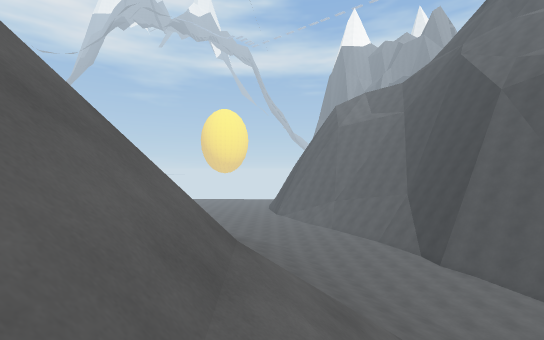
View 1 (above)

16 first-person views from a walk through a scene from a Unity 3-D project. The camera is 1.4 m above the floor, looks level and sees 90° across. The floor is counted in squares, 1.59 m on a side. Each view is taken from the middle of a square. On the plan, view 1 faces up. The plan holds only what a view shows up to about 11 squares ahead; the rest is blank. The place goes on beyond the plan. The player character is not drawn. Some animated figures are not drawn. Some surface patterns are stand-ins.

View 2
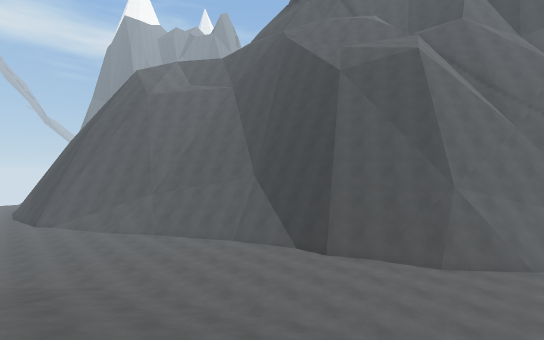

View 3
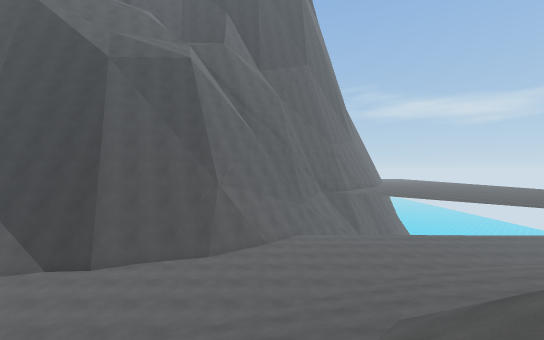

View 4
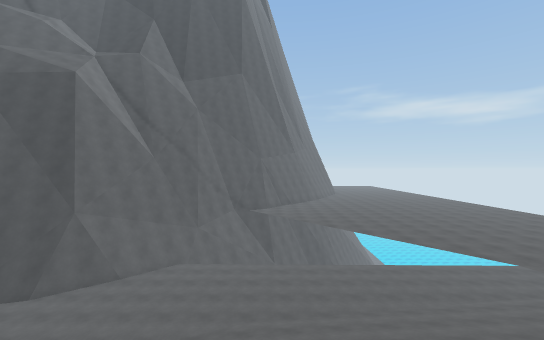

View 5
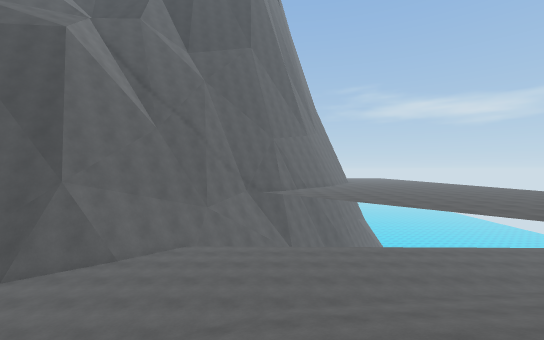

View 6
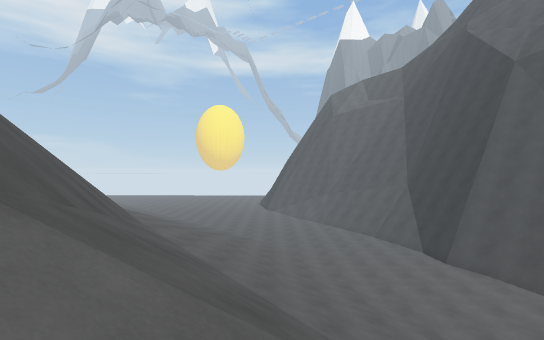

View 7
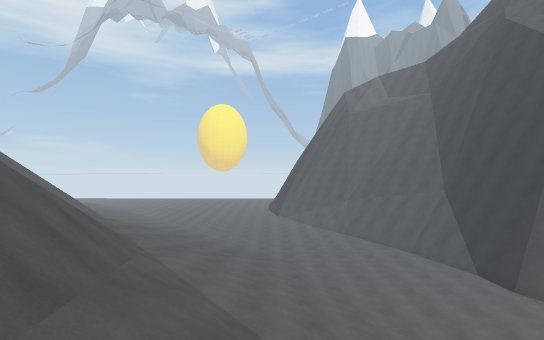

View 8
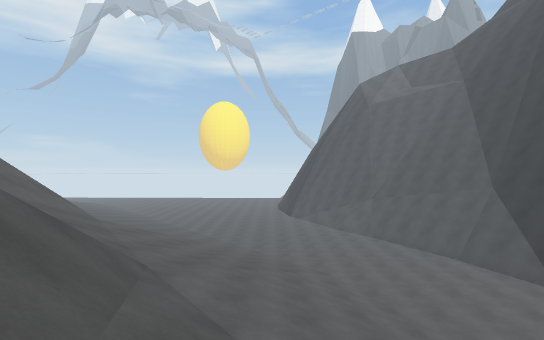

View 9
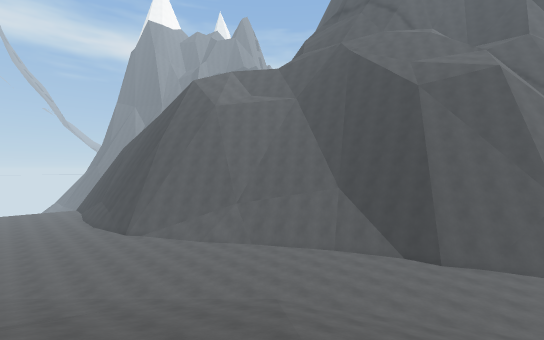

View 10
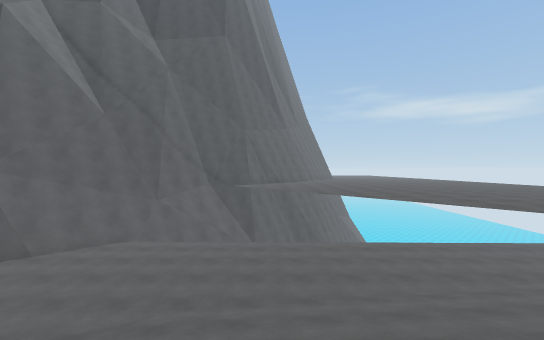

View 11
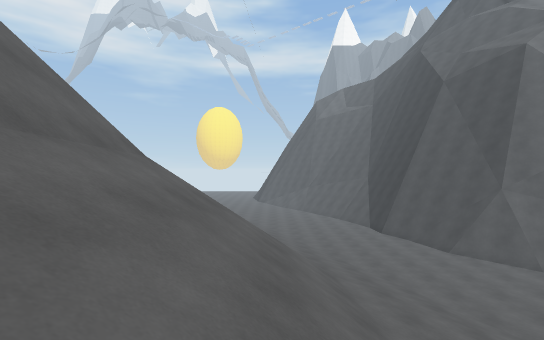

View 12
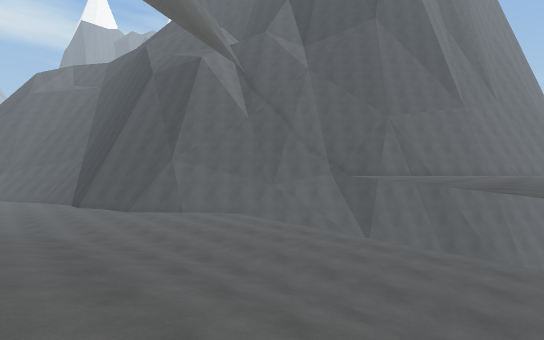

View 13
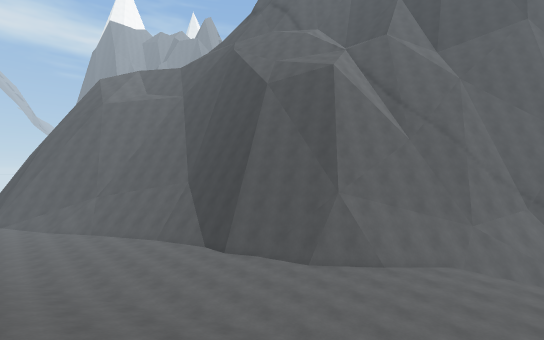

View 14
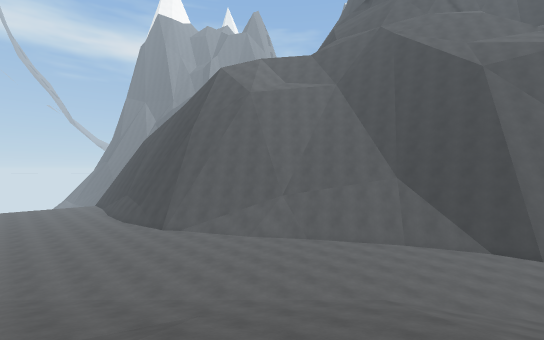

View 15
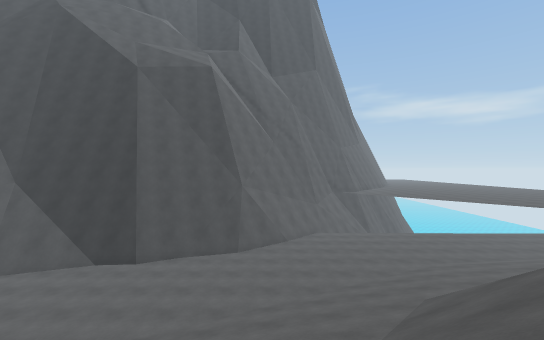

View 16
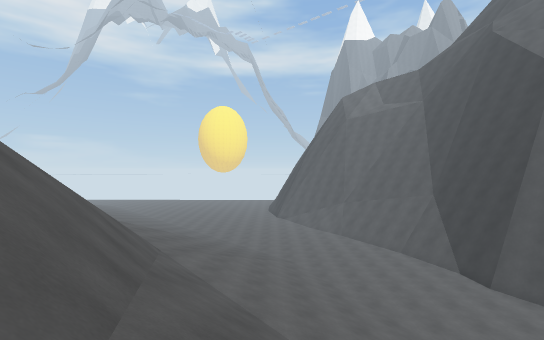

### Floor plan
Key: @ floor where view 1 was taken; # wall or solid block; . main floor; : floor 0.5 m higher than the main floor; + floor 0.75 m higher than the main floor; * floor 1.25 m higher than the main floor; % floor 1.5 m higher than the main floor; & floor 2 m higher than the main floor; / step, stairs or slope; = window, fence, low wall or low ledge.
Columns run from 9 left of view 1 to 14 right of it. Each row starts with its distance up from view 1.
 25    .....
 24    ......
 23    .......
 22    /.......
 21    //.......
 20    ///.......
 19    ////.......
 18     ////.......  #
 17     /////.......=#
 16    ///////.......#
 15  //////////......#
 14 ///////////......##
 13 ////////////.....##
 12   //////////......##
 11      ////////.....##
 10     / #//////......#
  9       #///////.....##
  8       #///////......##
  7       ##///////......##
  6       ##///////.......##
  5        ##///////....:..#
  4         #////*//....:..
  3          ////**+/...:..
  2         //////*+:..::.=
  1         ///// **::.::.=
  0          @/// **+:.::.=
 -1           //  %*+:.::.
 -2            /  %*+::::.
 -3               &**::::.=
 -4                **::::.=
 -5               &%*:::..=
 -6                 *+::..=
 -7                  +::..=
 -8                   ::..=
 -9                    :..=

Where each view was taken, in squares from view 1:
view 1: 0 up, 0 right, facing up
view 2: 7 up, 1 left, facing up-right
view 3: 7 up, 1 left, facing right
view 4: 1 up, 0 right, facing right
view 5: 2 up, 2 right, facing right
view 6: 2 up, 1 right, facing up
view 7: 4 up, 0 right, facing up
view 8: 6 up, 1 left, facing up
view 9: 10 up, 5 left, facing up-right
view 10: 0 up, 3 right, facing right
view 11: 2 down, 2 right, facing up
view 12: 5 down, 5 right, facing up-right
view 13: 3 up, 1 right, facing up-right
view 14: 13 up, 6 left, facing up-right
view 15: 8 up, 2 left, facing right
view 16: 3 up, 0 right, facing up
